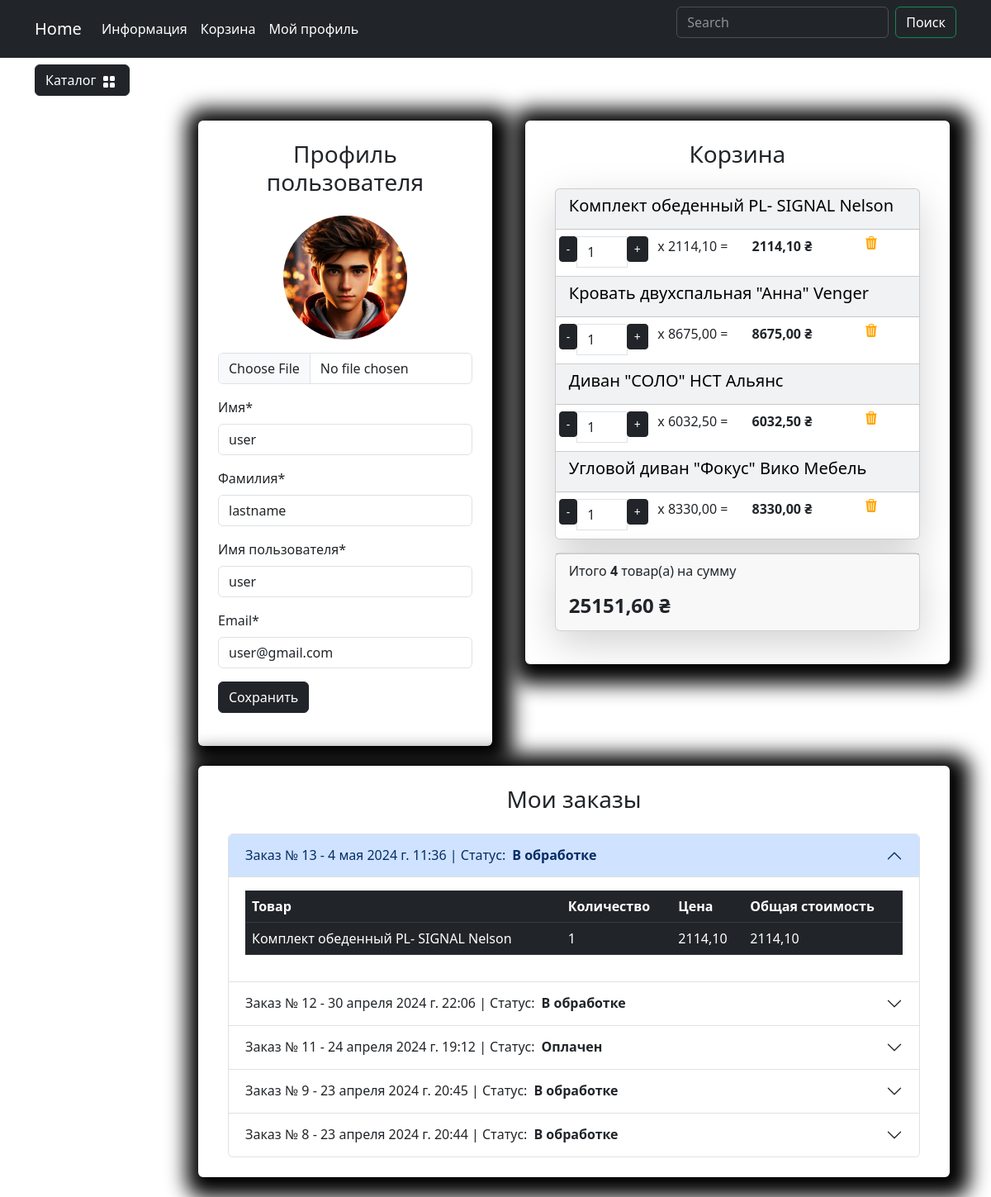
Screenshot of /user/profile/ (signed in) with the database file from the repository.
### users/models.py (models this page shows, shortened)
class User(AbstractUser):
    image = models.ImageField(upload_to='user_image', blank=True, null=True, verbose_name='Аватар')
    phone_number = models.CharField(max_length=10, blank=True, null=True)
    class Meta:
        db_table = 'user'
        verbose_name = 'Пользователя'
        verbose_name_plural = 'Пользователи'

### carts/models.py (models this page shows, shortened)
class Cart(models.Model):
    user = models.ForeignKey(to=User, on_delete=models.CASCADE, blank=True, null=True, verbose_name='Пользователь')
    product = models.ForeignKey(to=Products, on_delete=models.CASCADE, verbose_name='Товар')
    quantity = models.PositiveSmallIntegerField(default=0, verbose_name='Количество')
    session_key = models.CharField(max_length=32, null=True, blank=True)
    created_timestamp = models.DateTimeField(auto_now_add=True, verbose_name='Дата добавления')
    class Meta:
        db_table = 'cart'
        verbose_name = "Корзина"
        verbose_name_plural = "Корзина"
    objects = CartQueryset().as_manager()
    def products_price(self):
        return round(self.product.sell_price() * self.quantity, 2)

### goods/models.py (models this page shows, shortened)
class Products(models.Model):
    name = models.CharField(max_length=150, unique=True, verbose_name='Название')
    slug = models.SlugField(max_length=200, unique=True, blank=True, null=False, verbose_name='URL')
    description = models.TextField(blank=True, null=True, verbose_name='Описание товара')
    image = models.ImageField(upload_to='goods_images', blank=True, null=True, verbose_name='Изображение товра')
    price = models.DecimalField(default=0.00, max_digits=7, decimal_places=2, verbose_name='Стоимость товара')
    discount = models.DecimalField(default=0.00, max_digits=7, decimal_places=2, verbose_name='Скидка на товар в %')
    quantity = models.PositiveIntegerField(default=0, verbose_name='Колличество товара')
    category = models.ForeignKey(to=Categories, on_delete=models.CASCADE, verbose_name='Категория')
    class Meta:
        db_table = 'product'
        verbose_name = 'Продукт'
        verbose_name_plural = 'Продукты'
        ordering = ('id',)
    def sell_price(self):
        if self.discount:
            return round(self.price - self.price * self.discount / 100, 2)
        return self.price

### orders/models.py (models this page shows, shortened)
class Order(models.Model):
    user = models.ForeignKey(to=User, on_delete=models.SET_DEFAULT,blank=True, null=True, verbose_name="Пользователь",default=None)
    created_timestamp = models.DateTimeField(auto_now_add=True, verbose_name="Дата создания заказа")
    phone_number = models.CharField(max_length=20, verbose_name="Номер телефона")
    requires_delivery = models.BooleanField(default=False, verbose_name="Требуется доставка")
    delivery_address = models.TextField(null=True, blank=True, verbose_name="Адрес доставки")
    payment_on_get = models.BooleanField(default=False, verbose_name="Оплата при получении")
    is_paid = models.BooleanField(default=False, verbose_name="Оплачено")
    status = models.CharField(max_length=50, default='В обработке', verbose_name="Статус заказа")
    class Meta:
        db_table = "order"
        verbose_name = "Заказ"
        verbose_name_plural = "Заказы"

class OrderItem(models.Model):
    order = models.ForeignKey(to=Order, on_delete=models.CASCADE, verbose_name="Заказ")
    product = models.ForeignKey(to=Products, on_delete=models.SET_DEFAULT, null=True, verbose_name="Продукт",default=None)
    name = models.CharField(max_length=150, verbose_name="Название")
    price = models.DecimalField(max_digits=7, decimal_places=2, verbose_name="Цена")
    quantity = models.PositiveIntegerField(default=0, verbose_name="Количество")
    created_timestamp = models.DateTimeField(auto_now_add=True, verbose_name="Дата продажи")
    class Meta:
        db_table = "order_item"
        verbose_name = "Проданный товар"
        verbose_name_plural = "Проданные товары"
    objects = OrderitemQueryset.as_manager()
    def products_price(self):
        return round(self.product.sell_price() * self.quantity, 2)

### users/views.py (the view)
# urls.py: path("profile/", views.profile, name="profile"),
@login_required
def profile(request):
    if request.method == 'POST':
        form = ProfileForm(data=request.POST, instance=request.user, files=request.FILES)
        if form.is_valid():
            form.save()
            messages.success(request, "Профайл успешно обновлен")
            return HttpResponseRedirect(reverse('user:profile'))
    else:
        form = ProfileForm(instance=request.user)
    orders = (Order.objects.filter(user=request.user).prefetch_related(
        Prefetch(
            "orderitem_set",
            queryset=OrderItem.objects.select_related("product"),
        )
    ).order_by("-id")
              )
    context = {
        'title': 'Home - Кабинет',
        'form': form,
        'orders': orders
    }
    return render(request, 'users/profile.html', context)

### users/forms.py
class ProfileForm(UserChangeForm):
    class Meta:
        model = User
        fields = (
            "image",
            "first_name",
            "last_name",
            "username",
            "email",)
    image = forms.ImageField(required=False)
    first_name = forms.CharField()
    last_name = forms.CharField()
    username = forms.CharField()
    email = forms.CharField()

### carts/models.py (called while the page is built)
    def total_price(self):
        return sum(cart.products_price() for cart in self)

    def total_quantity(self):
        if self:
            return sum(cart.quantity for cart in self)
        return 0

### carts/templatetags/carts_tags.py (called while the page is built)
@register.simple_tag()
def user_carts(request):
    return get_user_carts(request)

### carts/utils.py (called while the page is built)
def get_user_carts(request):
    if request.user.is_authenticated:
        return Cart.objects.filter(user=request.user).select_related('product')
    if not request.session.session_key:
        request.session.create()
    return Cart.objects.filter(session_key=request.session.session_key).select_related('product')

### goods/templatetags/goods_tags.py (called while the page is built)
@register.simple_tag()
def tag_categories():
    return Categories.objects.all()

### users/templates/users/profile.html (shortened to what this page needs)
{% extends "base.html" %}
{% load static %}
{% load carts_tags %}
{% block content %}
<div class="row">
    <div class="container mt-5">
        <div class="row">
            <div class="col-md-5">
                <div class=" bg-white p-4 mb-4 mx-2 rounded custom-shadow">
                    <h3 class="text-center mb-4">Профиль пользователя</h3>
                    <form action="{% url "users:profile" %}" method="post" enctype="multipart/form-data">
                        <div class="row">
                            <div class="col-md-12 mb-3 text-center">
                                {% if user.image %}
                                    <img src="{{ user.image.url }}"
                                        alt="Аватар пользователя" class="img-fluid rounded-circle"
                                        style="max-width: 150px;">
                                {% else %}
                                    <img src="{% static "deps/images/baseavatar.jpg" %}"
                                        alt="Аватар пользователя" class="img-fluid rounded-circle"
                                        style="max-width: 150px;">
                                {% endif %}
                                <input type="file" class="form-control mt-3" id="id_image"
                                    name='image'
                                    accept="image/*">
                            </div>
                            <div class="col-md-12 mb-3">
                                <label for="id_first_name" class="form-label">Имя*</label>
                                <input type="text" class="form-control" id="id_first_name"
                                    name="first_name"
                                    placeholder="Введите ваше имя"
                                    value="{{ form.first_name.value }}"
                                    required>
                            </div>
                            <div class="col-md-12 mb-3">
                                <label for="id_last_name" class="form-label">Фамилия*</label>
                                <input type="text" class="form-control" id="id_last_name"
                                    name="last_name"
                                    placeholder="Введите вашу фамилию"
                                    value="{{ form.last_name.value }}"
                                    required>
                            </div>
                            <div class="col-md-12 mb-3">
                                <label for="id_username" class="form-label">Имя пользователя*</label>
                                <input type="text" class="form-control" id="id_username"
                                    name="username"
                                    placeholder="Введите ваше имя пользователя"
                                    value="{{ form.username.value }}"
                                    required>
                            </div>
                            <div class="col-md-12 mb-3">
                                <label for="id_email" class="form-label">Email*</label>
                                <input type="email" class="form-control" id="id_email"
                                    name="email"
                                    placeholder="Введите ваш email *youremail@example.com"
                                    value="{{ form.email.value }}"
                                    required>
                            </div>
                        </div>
                        <button type="submit" class="btn btn-dark">Сохранить</button>
                    </form>
                </div>
            </div>
            {% user_carts request as carts %}
            <div class="col-md-7">
                <div class=" bg-white p-4 mb-4 mx-2 rounded custom-shadow">
                    <h3 class="text-center mb-4">Корзина</h3>
                    <div class="container" id="cart-items-container">
                        {% include "carts/includes/included_cart.html" %}
                    </div>
                </div>
            </div>
            <div class="col-md-12">
                <div class=" bg-white p-4 mb-4 mx-2 rounded custom-shadow">
                    <h3 class="text-center mb-4">Мои заказы</h3>
                    <div class="container">
                        <div class="accordion" id="accordionExample">
                            {% for order in orders %}
                            <div class="accordion-item">
                                <h2 class="accordion-header" id="heading{{ order.id }}">
                                    <button class="accordion-button {% if order != orders.0 %}collapsed{% endif %}" type="button" data-bs-toggle="collapse" data-bs-target="#collapse{{ order.id }}" aria-expanded="false" aria-controls="collapse{{ order.id }}">
                                        Заказ № {{ order.id }} - {{ order.created_timestamp }} | Статус: <strong class="mx-2">{{order.status}}</strong>
                                    </button>
                                </h2>
                                <div id="collapse{{ order.id }}" class="accordion-collapse collapse {% if order == orders.0 %}show{% endif %}" aria-labelledby="heading{{ order.id }}" data-bs-parent="#accordionExample">
                                    <div class="accordion-body">
                                        <table class="table table-dark table-hover">
                                            <thead>
                                                <tr>
                                                    <th>Товар</th>
                                                    <th>Количество</th>
                                                    <th>Цена</th>
                                                    <th>Общая стоимость</th>
                                                </tr>
                                            </thead>
                                            <tbody>
                                                {% for item in order.orderitem_set.all %}
                                                <tr>
                                                    <td>{{ item.product.name }}</td>
                                                    <td>{{ item.quantity }}</td>
                                                    <td>{{ item.price }}</td>
                                                    <td>{{ item.products_price }}</td>
                                                </tr>
                                                {% endfor %}
                                            </tbody>
                                        </table>
                                    </div>
                                </div>
                            </div>
                            {% endfor %}
                        </div>
                    </div>
                </div>
            </div>
        </div>
    </div>
</div>
{% endblock  %}

### carts/templates/carts/includes/included_cart.html (shortened to what this page needs)
{% load static %}
<div class="card mb-3 text-bg-light shadow-lg">
    {% for cart in carts %}
        <div class="card-header">
            <h5 class="card-title">{{ cart.product.name }}</h5>
        </div>
        <ul class="list-group list-group-flush">
            <li class="list-group-item">
                <div class="row text-center">
                    <div class="col p-0">
                        <div class="input-group">
                            <span class="input-group-btn">
                                <button type="button" class="btn btn-dark btn-sm decrement"
                                    data-cart-id="{{ cart.id }}"
                                    data-cart-change-url="{% url "cart:cart_change" %}">
                                    -</button>
                            </span>
                            <input type="text" class="form-control number" value="{{ cart.quantity }}"
                                readonly>
                            <span class="input-group-btn">
                                <button type="button" class="btn btn-dark btn-sm increment"
                                    data-cart-id="{{ cart.id }}"
                                    data-cart-change-url="{% url "cart:cart_change" %}">
                                    +</button>
                            </span>
                        </div>
                    </div>
                    <div class="col p-0">
                        <p>x {{ cart.product.sell_price }} = </p>
                    </div>
                    <div class="col p-0"><strong> {{cart.products_price}} ₴</strong></div>
                    <div class="col p-0">
                        <a href="{% url "cart:cart_remove" %}" class="remove-from-cart"
                        data-cart-id="{{ cart.id }}">
                            <img class="mx-1" src="{% static "deps/icons/trash3-fill.svg" %}"
                                alt="Catalog Icon" width="16" height="16">
                        </a>
                    </div>
                </div>
            </li>
        </ul>
    {% endfor %}
</div>
<div class="card mb-3 shadow-lg">
    <div class="card-footer">
        <p class="float-left">Итого <strong>{{ carts.total_quantity }}</strong> товар(а) на сумму</p>
        <h4 class="float-left"><strong>{{ carts.total_price }} ₴</strong></h4>
    </div>
</div>

### static/deps/css/my_css.css (style rules this page uses)
body { background-image: url("../images/bg-image.jpg"); background-repeat: no-repeat; background-attachment: fixed; background-position: center center; background-size: cover; height: 100%; }
.custom-shadow { box-shadow: 5px 5px 25px 19px #000000; }

### rows the page displays
User: image (picture), first_name "user", last_name "lastname", username "user", email "user@gmail.com"
Cart: product.name "Комплект обеденный PL- SIGNAL Nelson", quantity "1", product.sell_price "2114,10", products_price "2114,10", total_quantity "4", total_price "25151,60"
Cart: product.name "Кровать двухспальная \"Анна\" Venger", quantity "1", product.sell_price "8675,00", products_price "8675,00"
Cart: product.name "Диван \"СОЛО\" НСТ Альянс", quantity "1", product.sell_price "6032,50", products_price "6032,50"
Cart: product.name "Угловой диван \"Фокус\" Вико Мебель", quantity "1", product.sell_price "8330,00", products_price "8330,00"
Order: id "13", created_timestamp "4 мая 2024 г. 11:36", status "В обработке"
OrderItem: product.name "Комплект обеденный PL- SIGNAL Nelson", quantity "1", price "2114,10", products_price "2114,10"
Order: id "12", created_timestamp "30 апреля 2024 г. 22:06", status "В обработке"
Order: id "11", created_timestamp "24 апреля 2024 г. 19:12", status "Оплачен"
Order: id "9", created_timestamp "23 апреля 2024 г. 20:45", status "В обработке"
Order: id "8", created_timestamp "23 апреля 2024 г. 20:44", status "В обработке"
